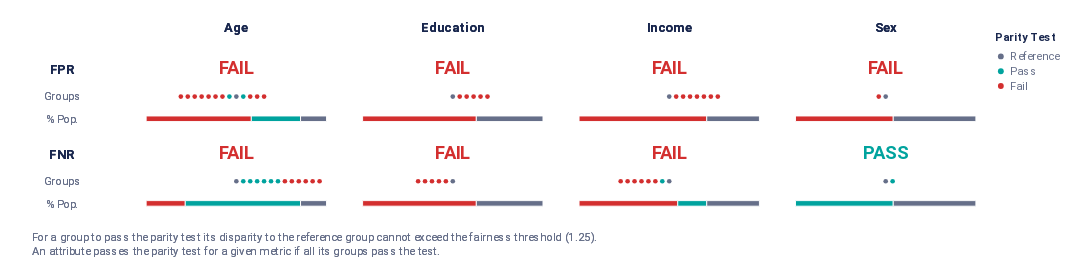

Write notebook code for a chart like this one.
### Code cell
columns_to_drop = ["Age_0_to_4", "Age_4_to_9", "Age_10_to_15", "Education_0_to_1",	"Education_2_to_3",	"Education_4_to_6", "Income_0_to_2",	"Income_3_to_5",	"Income_6_to_8"]

df_original = X_balanced1.copy()

# Drop suspected biased column
df_without_bias = X_balanced1.drop(columns_to_drop, axis=1)

original_predictions = model.predict(df_original)

# rebuild model with resampled data and age, education, income removed
# Split the data into training and testing sets
X_train, X_test, y_train, y_test = train_test_split(df_without_bias, y_balanced, test_size=0.2, random_state=1)

# Build Logistic Regression model
model_no_bias = LogisticRegression(max_iter=1000)

# Fit model on training data
model_no_bias.fit(X_train, y_train)

# Predictions on training data
y_train_pred = model_no_bias.predict(X_train)

# Count the number of correct predictions for training data
num_correct_train = sum(y_train == y_train_pred)

# Calculate accuracy for training data
train_accuracy = num_correct_train / len(y_train)
print("Training Accuracy (without Age, Education, or Income):", train_accuracy)

# Predictions on testing data
y_test_pred = model_no_bias.predict(X_test)

# Count the number of correct predictions for testing data
num_correct_test = sum(y_test == y_test_pred)

# Calculate accuracy for testing data
test_accuracy = num_correct_test / len(y_test)
print("Testing Accuracy (without Age, Education, or Income):", test_accuracy)

modified_predictions = model_no_bias.predict(df_without_bias)

# Compute classification reports for both sets of predictions
original_classification_report = classification_report(y_balanced1, original_predictions)
modified_classification_report = classification_report(y_balanced1, modified_predictions)

# Print the classification reports to compare
print("Classification Report Before Dropping Age, Education, and Income Columns:")
print(original_classification_report)
print("\nClassification Report After Dropping Age, Education, and Income Columns:")
print(modified_classification_report)

changed_labels = np.sum(np.abs(original_predictions - modified_predictions))
changed_labels

# Calculate confusion matrix after removing
conf_matrix = confusion_matrix(y_test, y_test_pred)
print("Confusion Matrix:")
print(conf_matrix)

df_audit = balanced_df[['Age', 'Education', 'Income', 'Sex']].copy()

df_audit['Age'] = df_audit['Age'].astype(str)
df_audit['Education'] = df_audit['Education'].astype(str)
df_audit['Income'] = df_audit['Income'].astype(str)
df_audit['Sex'] = df_audit['Sex'].astype(str)

df_audit['Age'] = df_audit['Age'].replace({'1': '18-24', '2': '25-29', '3': '30-34', '4': '35-39', '5': '40-44',
                                           '6': '45-49', '7': '50-54', '8': '55-59', '9': '60-64', '10': '65-69',
                                           '11': '70-74', '12': '75-79', '13': '80 or older'})
df_audit['Education'] = df_audit['Education'].replace({'1': 'Never attended school', '2': 'Elementary',
                                                       '3': 'Some High School', '4': 'High School graduate', '5': 'Some College',
                                                       '6': 'College graduate'})
df_audit['Income'] = df_audit['Income'].replace({'1': 'Below 10k', '2': '10k to 15k', '3': '15k to 20k', '4': '20k to 25k',
                                                 '5': '25k to 35k', '6': '35k to 50k', '7': '50k to 75k', '8': '75k or more'})
df_audit['Sex'] = df_audit['Sex'].replace({'0': 'Female', '1': 'Male'})
df_audit['label_value'] = y_balanced1
df_audit['score'] = modified_predictions

# Redefine reference groups
audit = Audit(df_audit, label_column = 'label_value', reference_groups = {'Age':'60-64', 'Education':'College graduate',
                                                                          'Income':'75k or more', 'Sex': 'Male'})
audit.audit(bias_args={
    "alpha": 0.05,
    "check_significance": True,
    "mask_significance": True
})
audit.summary_plot(metrics = ['fpr', 'fnr'], fairness_threshold = 1.25)
